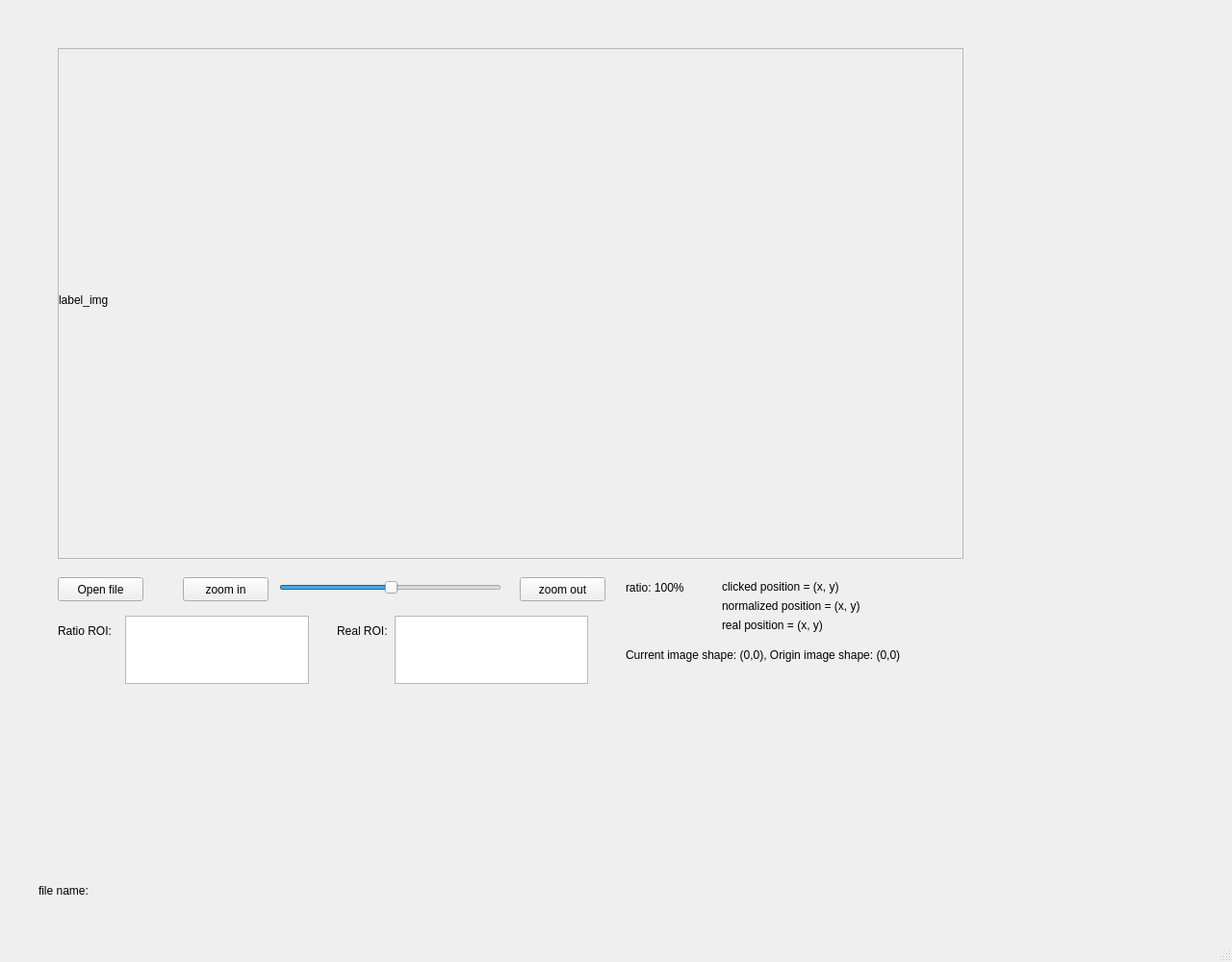
<?xml version="1.0" encoding="UTF-8"?>
<ui version="4.0">
 <class>MainWindow</class>
 <widget class="QMainWindow" name="MainWindow">
  <property name="geometry">
   <rect>
    <x>0</x>
    <y>0</y>
    <width>1280</width>
    <height>1000</height>
   </rect>
  </property>
  <property name="windowTitle">
   <string>MainWindow</string>
  </property>
  <widget class="QWidget" name="centralwidget">
   <widget class="QWidget" name="verticalLayoutWidget">
    <property name="geometry">
     <rect>
      <x>60</x>
      <y>50</y>
      <width>941</width>
      <height>531</height>
     </rect>
    </property>
    <layout class="QVBoxLayout" name="verticalLayout">
     <property name="spacing">
      <number>0</number>
     </property>
     <item>
      <widget class="QScrollArea" name="scrollArea">
       <property name="widgetResizable">
        <bool>true</bool>
       </property>
       <widget class="QWidget" name="scrollAreaWidgetContents">
        <property name="geometry">
         <rect>
          <x>0</x>
          <y>0</y>
          <width>937</width>
          <height>527</height>
         </rect>
        </property>
        <widget class="QLabel" name="label_img">
         <property name="geometry">
          <rect>
           <x>0</x>
           <y>0</y>
           <width>941</width>
           <height>521</height>
          </rect>
         </property>
         <property name="text">
          <string>label_img</string>
         </property>
        </widget>
       </widget>
      </widget>
     </item>
    </layout>
   </widget>
   <widget class="QPushButton" name="btn_zoom_in">
    <property name="geometry">
     <rect>
      <x>190</x>
      <y>600</y>
      <width>89</width>
      <height>25</height>
     </rect>
    </property>
    <property name="text">
     <string>zoom in</string>
    </property>
   </widget>
   <widget class="QLabel" name="label_img_shape">
    <property name="geometry">
     <rect>
      <x>650</x>
      <y>670</y>
      <width>641</width>
      <height>21</height>
     </rect>
    </property>
    <property name="text">
     <string>Current image shape: (0,0), Origin image shape: (0,0)</string>
    </property>
   </widget>
   <widget class="QPushButton" name="btn_open_file">
    <property name="geometry">
     <rect>
      <x>60</x>
      <y>600</y>
      <width>89</width>
      <height>25</height>
     </rect>
    </property>
    <property name="text">
     <string>Open file</string>
    </property>
   </widget>
   <widget class="QLabel" name="label_file_name">
    <property name="geometry">
     <rect>
      <x>40</x>
      <y>910</y>
      <width>941</width>
      <height>31</height>
     </rect>
    </property>
    <property name="text">
     <string>file name:</string>
    </property>
   </widget>
   <widget class="QSlider" name="slider_zoom">
    <property name="geometry">
     <rect>
      <x>290</x>
      <y>600</y>
      <width>231</width>
      <height>21</height>
     </rect>
    </property>
    <property name="value">
     <number>50</number>
    </property>
    <property name="orientation">
     <enum>Qt::Horizontal</enum>
    </property>
   </widget>
   <widget class="QLabel" name="label_ratio">
    <property name="geometry">
     <rect>
      <x>650</x>
      <y>600</y>
      <width>641</width>
      <height>21</height>
     </rect>
    </property>
    <property name="text">
     <string>ratio: 100%</string>
    </property>
   </widget>
   <widget class="QPushButton" name="btn_zoom_out">
    <property name="geometry">
     <rect>
      <x>540</x>
      <y>600</y>
      <width>89</width>
      <height>25</height>
     </rect>
    </property>
    <property name="text">
     <string>zoom out</string>
    </property>
   </widget>
   <widget class="QLabel" name="label_click_pos">
    <property name="geometry">
     <rect>
      <x>750</x>
      <y>600</y>
      <width>191</width>
      <height>20</height>
     </rect>
    </property>
    <property name="text">
     <string>clicked position = (x, y)</string>
    </property>
   </widget>
   <widget class="QLabel" name="label_real_pos">
    <property name="geometry">
     <rect>
      <x>750</x>
      <y>640</y>
      <width>191</width>
      <height>20</height>
     </rect>
    </property>
    <property name="text">
     <string>real position = (x, y)</string>
    </property>
   </widget>
   <widget class="QLabel" name="label_norm_pos">
    <property name="geometry">
     <rect>
      <x>750</x>
      <y>620</y>
      <width>191</width>
      <height>20</height>
     </rect>
    </property>
    <property name="text">
     <string>normalized position = (x, y)</string>
    </property>
   </widget>
   <widget class="QTextEdit" name="text_ratio_roi">
    <property name="geometry">
     <rect>
      <x>130</x>
      <y>640</y>
      <width>191</width>
      <height>71</height>
     </rect>
    </property>
   </widget>
   <widget class="QTextEdit" name="text_real_roi">
    <property name="geometry">
     <rect>
      <x>410</x>
      <y>640</y>
      <width>201</width>
      <height>71</height>
     </rect>
    </property>
   </widget>
   <widget class="QLabel" name="label_info_ratio_roi">
    <property name="geometry">
     <rect>
      <x>60</x>
      <y>640</y>
      <width>91</width>
      <height>31</height>
     </rect>
    </property>
    <property name="text">
     <string>Ratio ROI:</string>
    </property>
   </widget>
   <widget class="QLabel" name="label_info_real_roi">
    <property name="geometry">
     <rect>
      <x>350</x>
      <y>640</y>
      <width>91</width>
      <height>31</height>
     </rect>
    </property>
    <property name="text">
     <string>Real ROI:</string>
    </property>
   </widget>
  </widget>
  <widget class="QMenuBar" name="menubar">
   <property name="geometry">
    <rect>
     <x>0</x>
     <y>0</y>
     <width>1280</width>
     <height>21</height>
    </rect>
   </property>
  </widget>
  <widget class="QStatusBar" name="statusbar"/>
 </widget>
 <resources/>
 <connections/>
</ui>
